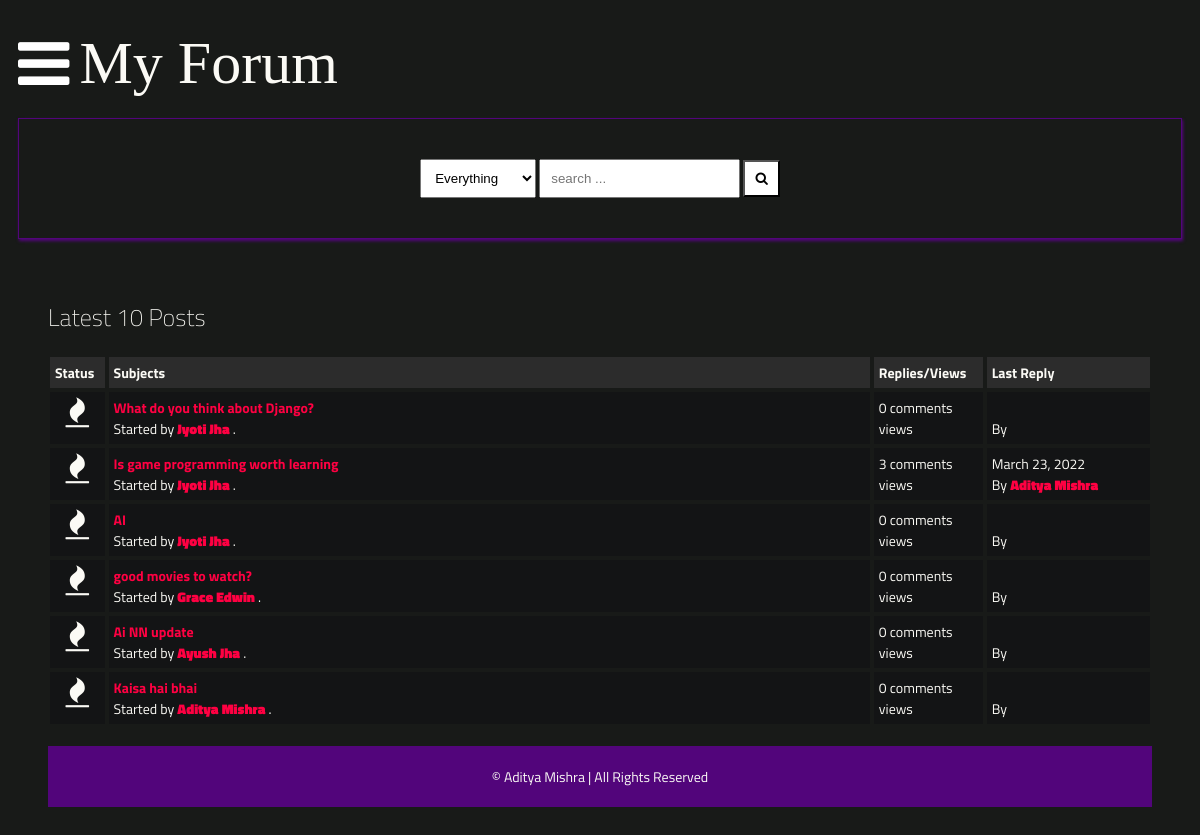
Page /latest_posts on the committed database.
### main/models.py (models this page shows, shortened)
class Post(models.Model):
    title = models.CharField(max_length=400)
    slug = models.SlugField(max_length=400, unique=True, blank=True)
    user = models.ForeignKey(Author, on_delete=models.CASCADE)
    content = HTMLField()
    categories = models.ManyToManyField(Category)
    date = models.DateTimeField(auto_now_add=True)
    approved = models.BooleanField(default=True)
    hit_count_generic = GenericRelation(HitCount, object_id_field='object_pk',
        related_query_name='hit_count_generic_relation'
    )
    tags = TaggableManager()
    comments = models.ManyToManyField(Comment, blank=True)
    closed = models.BooleanField(default=False)
    state = models.CharField(max_length=40, default="zero")
    def get_url(self):
        return reverse("detail", kwargs={
            "slug":self.slug
        })
    @property
    def num_comments(self):
        return self.comments.count()
    @property
    def last_reply(self):
        return self.comments.latest("date")

class Author(models.Model):
    user = models.ForeignKey(User, on_delete=models.CASCADE)
    fullname = models.CharField(max_length=40, blank=False)
    slug = slug = models.SlugField(max_length=400, unique=True, blank=True)
    bio = HTMLField()
    points = models.IntegerField(default=0)
    profile_pic = ResizedImageField(size=[50, 80], quality=100, upload_to="authors", default=None, blank=False, null=True)

class Comment(models.Model):
    user = models.ForeignKey(Author, on_delete=models.CASCADE)
    content = models.TextField()
    date = models.DateTimeField(auto_now_add=True)
    replies = models.ManyToManyField(Reply, blank=True)

### main/views.py (the view)
# urls.py: path("latest_posts", latest_posts, name="latest_posts"),
def latest_posts(request):
    posts = Post.objects.all().filter(approved=True)[:10]
    context = {
        "posts":posts,
        "title": "Latest 10 Posts"
    }
    return render(request, "latest-posts.html", context)

### main/context_processors.py (called while the page is built, shortened)
def searchFunction(request):
    search_context = {}
    posts = Post.objects.all()
    return search_context

### templates/latest-posts.html
{% extends 'base.html' %}
{% load hitcount_tags %}
{% block content %}
    <div class="container">
        <div class="navigate">
            <span>Latest 10 Posts</span>
        </div>
        <div class="posts-table">
            <div class="table-head">
                <div class="status">Status</div>
                <div class="subjects">Subjects</div>
                <div class="replies">Replies/Views</div>
                <div class="last-reply">Last Reply</div>
            </div>
            {% for post in posts %}
            <div class="table-row">
                <div class="status"><i class="fa fa-fire"></i></div>
                <div class="subjects">
                    <a href="{{post.get_url}}">{{post.title}}</a>
                    <br>
                    <span>Started by <b><a href="">{{post.user.fullname|title}}</a></b> .</span>
                </div>
                <div class="replies">
                    {{post.num_comments}} comments <br> {% get_hit_count for post %} views
                </div>
                <div class="last-reply">
                    {{post.last_reply.date|date}}
                    <br>By <b><a href="">{{post.last_reply.user.fullname|title}}</a></b>
                </div>
            </div>
            {% endfor %}
        </div>
    {% endblock content %}

### static/style.css (style rules this page uses)
* { box-sizing: border-box; }
html { font-size: 14px; font-family: 'Titillium Web', sans-serif; background-color: #181A18; color: #FBFAF5; }
a { color: #FF0042; font-weight: bolder; text-decoration: none; }
.container { margin: 20px; padding: 20px; }
.table-head { display: flex; }
.table-head div { padding: 5px; margin: 2px; background-color: #2C2C2C; font-weight: bold; }
.table-head .status { flex: 5%; }
.table-head .subjects { flex: 70%; }
.table-head .replies { flex: 10%; }
.table-head .last-reply { flex: 15%; }
.table-row { display: flex; }
.table-row .status, .table-row .subjects, .table-row .replies, .table-row .last-reply { padding: 5px; margin: 2px; background-color: #131415; }
.table-row .status { flex: 5%; font-size: 30px; text-align: center; }
.table-row .subjects { flex: 70%; }
.table-row .replies { flex: 10%; }
.table-row .last-reply { flex: 15%; }
.navigate { margin-block: 20px; font-weight: lighter; font-size: 24px; }

### rows in the picture
Post: title "What do you think about Django?", user.fullname "Jyoti Jha", num_comments "0"
Post: title "Is game programming worth learning", user.fullname "Jyoti Jha", num_comments "3", last_reply "March 23, 2022", last_reply.user.fullname "Aditya Mishra"
Post: title "AI", user.fullname "Jyoti Jha", num_comments "0"
Post: title "good movies to watch?", user.fullname "Grace Edwin", num_comments "0"
Post: title "Ai NN update", user.fullname "Ayush Jha", num_comments "0"
Post: title "Kaisa hai bhai", user.fullname "Aditya Mishra", num_comments "0"
